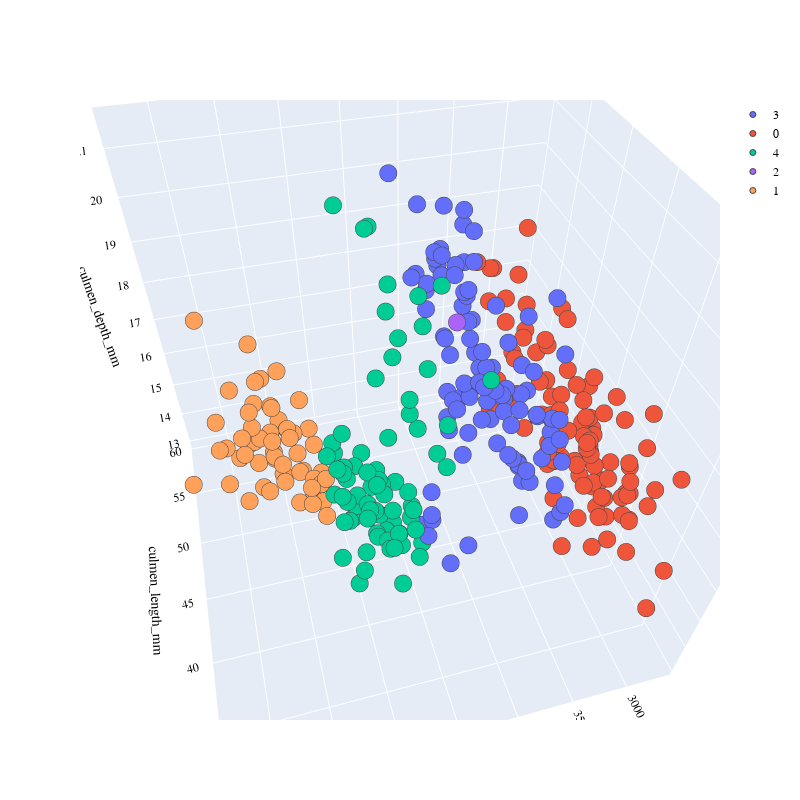

The code cell stored with this chart in its notebook:
### Code cell
import plotly.graph_objects as go
PLOT = go.Figure()
for i in list(df["Cluster"].unique()):
    

    PLOT.add_trace(go.Scatter3d(x = df[df["Cluster"]== i]['culmen_length_mm'],
                                y = df[df["Cluster"] == i]['body_mass_g'],
                                z = df[df["Cluster"] == i]['culmen_depth_mm'],                        
                                mode = 'markers',marker_size = 6, marker_line_width = 1,
                                name = str(i)))
PLOT.update_traces(hovertemplate='culmen_length_mm: %{x} <br>body_mass_g %{y} <br>culmen_depth_mm: %{z}')

    
PLOT.update_layout(width = 800, height = 800, autosize = True, showlegend = True,
                   scene = dict(xaxis=dict(title = 'culmen_length_mm', titlefont_color = 'black'),
                                yaxis=dict(title = 'body_mass_g', titlefont_color = 'black'),
                                zaxis=dict(title = 'culmen_depth_mm', titlefont_color = 'black')),
                   font = dict(family = "Gilroy", color  = 'black', size = 12))
# Kaynak:https://thecleverprogrammer.com/2022/10/03/credit-card-clustering-with-machine-learning/
